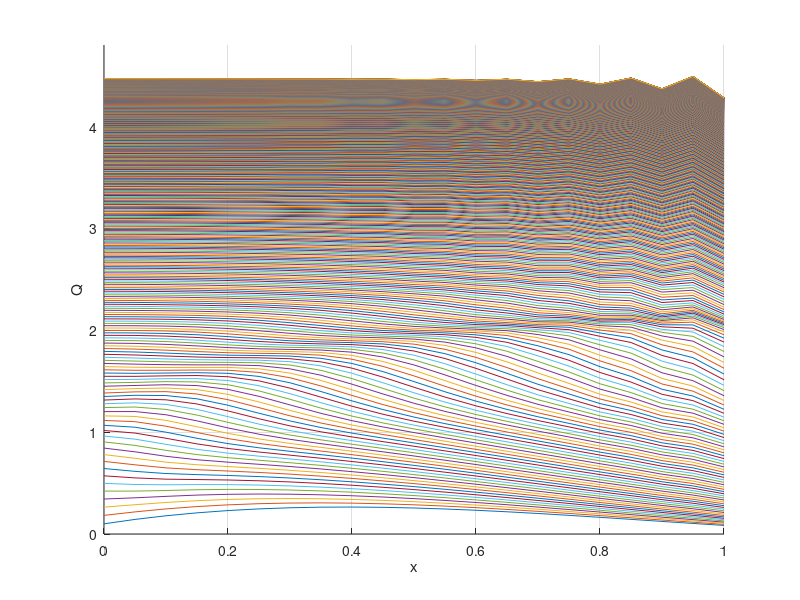

Write the MATLAB code that produced this figure.
clear;
clc;
g=1.4;%绝热指数
Nt=801;%时间步长
Nx=21;%空间网格数目
L=0.1;%喷管长度
C=0.5;%柯朗数
k=tan(pi/9);
d_0=0.1;%喷管最左端直径
A_0=0.25*pi*d_0^2;
x_x=linspace(0,L,Nx);
d_x=d_0-2*k*x_x;
A_x=0.25*pi*d_x.^2;%尺寸

x=linspace(0,1,Nx);%网格点坐标
d=d_x./d_0;
A=A_x./A_0;%无量纲化
dx=L/(Nx-1); %空间步长
dt(Nt)=0;%时间步长
%x=linspace(0,L,Nx);%网格点横坐标
r(Nt,Nx)=0;
T(Nt,Nx)=0; 
v(Nt,Nx)=0;%初始化
r(1,:)=1-0.03146*x;
T(1,:)=1-0.02314*x;
v(1,:)=(0.1+1.09*x).*(1-0.02314*x).^0.5;%初值条件

for k=1:Nt-1%各k时刻计算i点值
    %预估步计算偏导数（向前差分）
    r_t(1:Nx-1)=-v(k,1:Nx-1).*(r(k,2:Nx)-r(k,1:Nx-1))./dx-r(k,1:Nx-1).*(v(k,2:Nx)-v(k,1:Nx-1))/dx-r(k,1:Nx-1).*v(k,1:Nx-1).*log(A(2:Nx)./A(1:Nx-1))/dx;
    v_t(1:Nx-1)=-v(k,1:Nx-1).*(v(k,2:Nx)-v(k,1:Nx-1))./dx-1/g.*((T(k,2:Nx)-T(k,1:Nx-1))/dx+T(k,1:Nx-1)./r(k,1:Nx-1).*(r(k,2:Nx)-r(k,1:Nx-1))./dx);
    T_t(1:Nx-1)=-v(k,1:Nx-1).*(T(k,2:Nx)-T(k,1:Nx-1))./dx-(g-1).*T(k,1:Nx-1).*((v(k,2:Nx)-v(k,1:Nx-1))/dx+v(k,1:Nx-1).*log(A(2:Nx)./A(1:Nx-1))/dx);
    %求取内部网格点处最小时间步长
    t=C*dx./(v(k, 2:Nx-1)+sqrt(T(k, 2:Nx-1)));
    dt(k)=min(t);
    %预估步计算预估值
    r1(1:Nx-1)=r(k,1:Nx-1)+r_t(1:Nx-1)*dt(k);
    v1(1:Nx-1)=v(k,1:Nx-1)+v_t(1:Nx-1)*dt(k);
    T1(1:Nx-1)=T(k,1:Nx-1)+T_t(1:Nx-1)*dt(k);
    %校正步计算偏导（向后差分）
    r_t_1(2:Nx-1)=-v1(2:Nx-1).*(r1(2:Nx-1)-r1(1:Nx-2))./dx-r1(2:Nx-1).*(v1(2:Nx-1)-v1(1:Nx-2))./dx-r1(2:Nx-1).*v1(2:Nx-1).*log(A(2:Nx-1)./A(1:Nx-2))./dx;
    v_t_1(2:Nx-1)=-v1(2:Nx-1).*(v1(2:Nx-1)-v1(1:Nx-2))./dx-1/g.*(T1(2:Nx-1)-T1(1:Nx-2)./dx+T1(2:Nx-1)./r1(2:Nx-1).*(r1(2:Nx-1)-r1(1:Nx-2))./dx);
    T_t_1(2:Nx-1)=-v1(2:Nx-1).*(T1(2:Nx-1)-T1(1:Nx-2))./dx-(g-1).*T1(2:Nx-1).*((v1(2:Nx-1)-v1(1:Nx-2))./dx+v1(2:Nx-1).*log(A(2:Nx-1)./A(1:Nx-2))./dx);
    %偏导数平均值
    r_t_av(2:Nx-1)=0.5*(r_t(2:Nx-1)+r_t_1(2:Nx-1));
    v_t_av(2:Nx-1)=0.5*(v_t(2:Nx-1)+v_t_1(2:Nx-1)); 
    T_t_av(2:Nx-1)=0.5*(T_t(2:Nx-1)+T_t_1(2:Nx-1)); 
    %校正步计算校正值（内部点）
    r(k+1,2:Nx-1)=r(k,2:Nx-1)+r_t_av(2:Nx-1)*dt(k); 
    v(k+1,2:Nx-1)=v(k,2:Nx-1)+v_t_av(2:Nx-1)*dt(k);
    T(k+1,2:Nx-1)=T(k,2:Nx-1)+T_t_av(2:Nx-1)*dt(k);
    %出口边界值
    r(k+1,Nx)=2*r(k+1,Nx-1)-r(k+1,Nx-2); 
    v(k+1,Nx)=2*v(k+1,Nx-1)-v(k+1,Nx-2);
    T(k+1,Nx)=2*T(k+1,Nx-1)-T(k+1,Nx-2);
    %入口边界值
    r(k+1,1)=1;
    v(k+1,1)=2*v(k+1,2)-v(k+1,3);
    T(k+1,1)=1;
end

p(Nt,Nx)=1;
for k=1:Nt
    p(k,1:Nx)=1-r(k,1:Nx).*(v(k,1:Nx)).^2;
end
vx(1:Nx)=v(Nt,1:Nx);
px(1:Nx)=p(Nt,1:Nx);
rx(1:Nx)=r(Nt,1:Nx);
C(1:Nx)=vx(1:Nx).*rx(1:Nx).*A(1:Nx);
for k=1:Nt
    C1(k,1:Nx)=v(k,1:Nx).*r(k,1:Nx).*A(1:Nx);
end
hold on
axis([0 1 0 4.8])
%title('质量流量')
plot(x,C1);
hold off
xlabel('x')
ylabel('Q')
grid on

%{
title('v最终数值解')
plot(x,vx);
xlabel('x')
ylabel('v')
grid on

figure
title('p最终数值解')
plot(x,px);
xlabel('x')
ylabel('p')
grid on

title('v数值解')
plot(x,v);
xlabel('x')
ylabel('v')
grid on

figure
title('p数值解')
plot(x,p);
xlabel('x')
ylabel('p')
grid on

tt(1:Nt)=0;
tt(1)=dt(1);
tt(2:Nt)=tt(1:Nt-1)+dt(2:Nt);
t=linspace(tt(Nt),tt(1),Nt);
%figure
plot(t,v(:,11))

xt(1:Nx-1)=x(1:Nx-1);
pvpt(1:Nt-1,1:Nx)=v(2:Nt,:)-v(1:Nt-1,:);
pppt(1:Nt-1,1:Nx)=p(2:Nt,:)-p(1:Nt-1,:);

title('v偏导数')
plot(x,pvpt);
xlabel('x')
ylabel('v')
grid on

figure
title('p偏导数')
plot(x,pppt);
xlabel('x')
ylabel('p')
grid on
%}